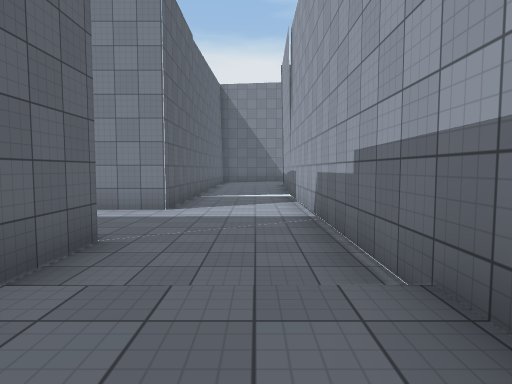
View 1 (above)

24 first-person views from a walk through a 3-D level made in the Unity game engine. The camera is 1.4 m above the floor, tilts 4° down and sees 75° across. The floor is counted in squares, 2 m on a side. Each view is taken from the middle of a square. On the plan, view 1 faces up. The plan holds only what a view shows up to about 10 squares ahead; the rest is blank. The place goes on beyond the plan. The player is left out. Surface patterns are stand-ins for the level's own textures.

View 2
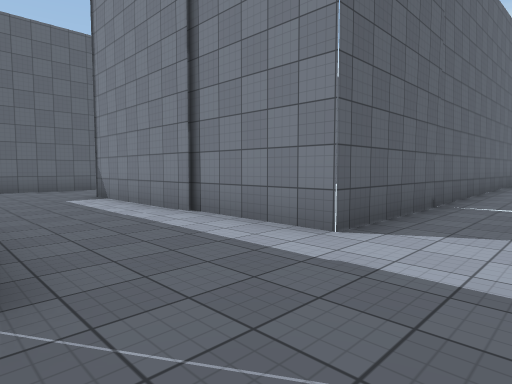

View 3
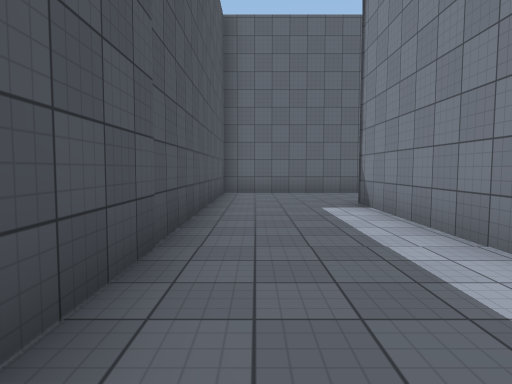

View 4
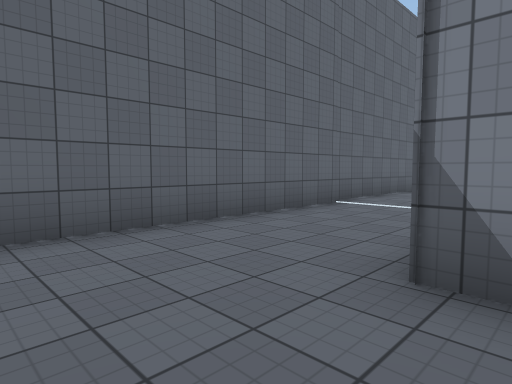

View 5
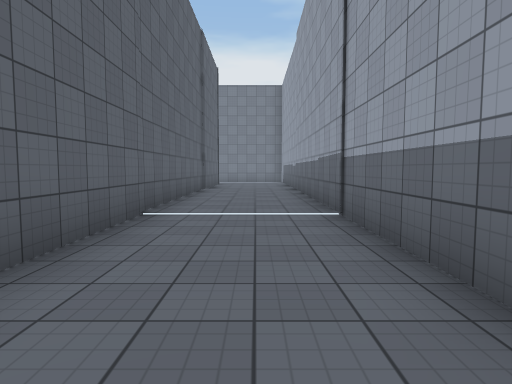

View 6
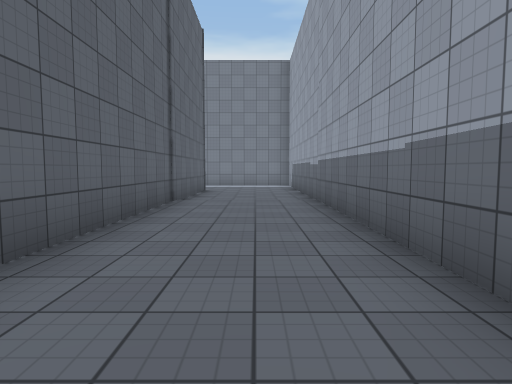

View 7
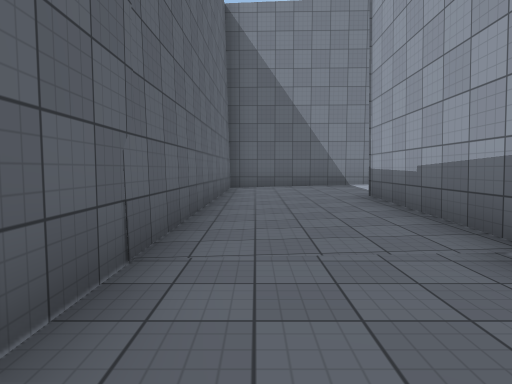

View 8
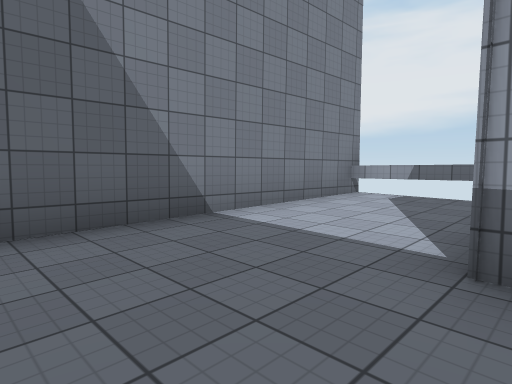

View 9
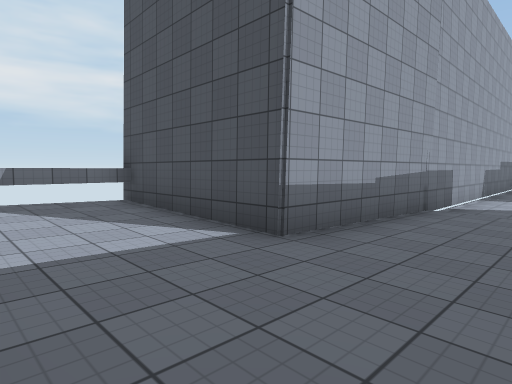

View 10
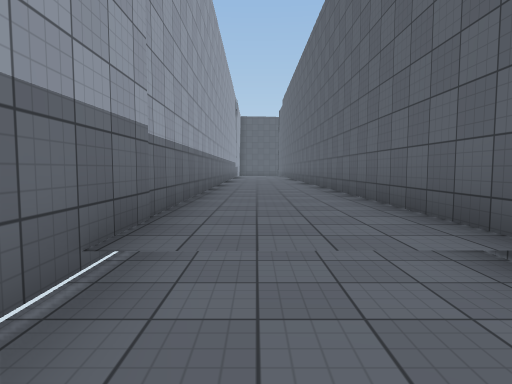

View 11
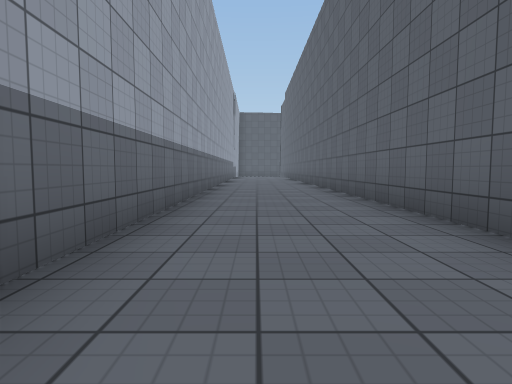

View 12
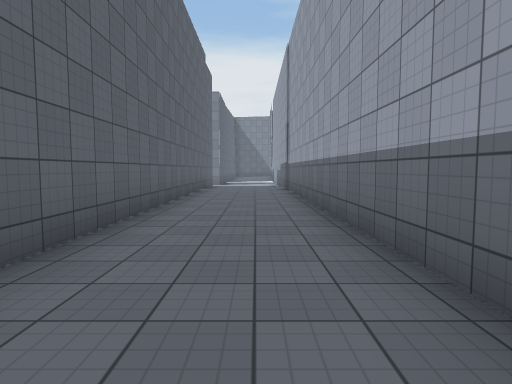

View 13
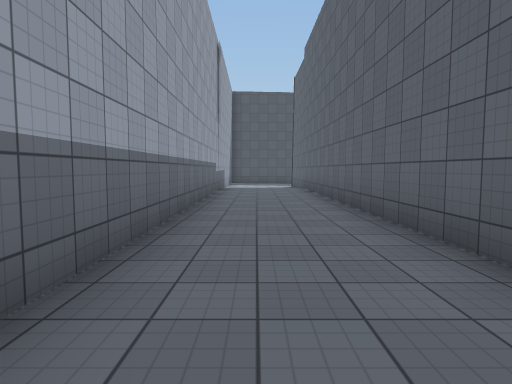

View 14
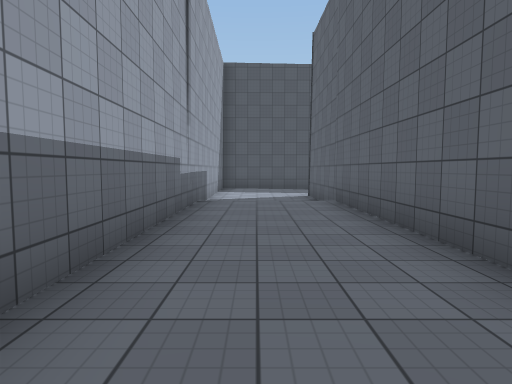

View 15
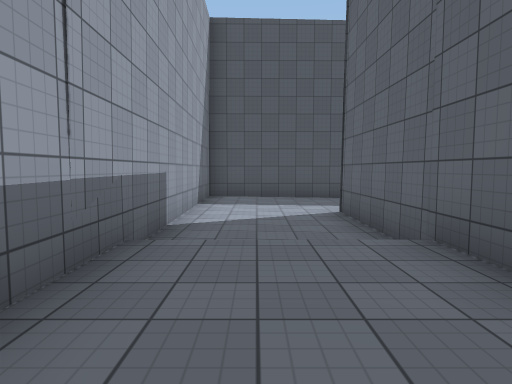

View 16
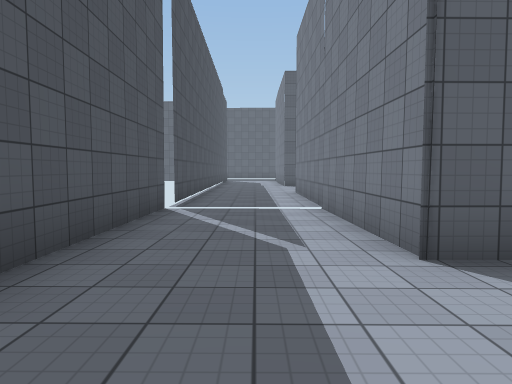

View 17
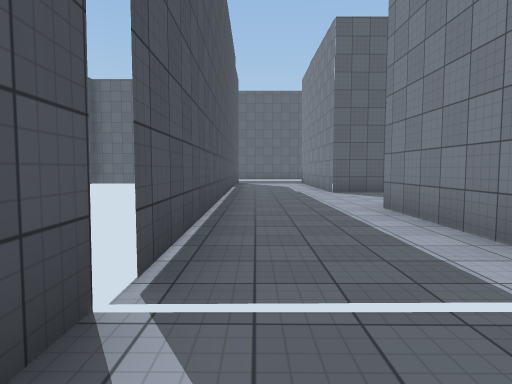

View 18
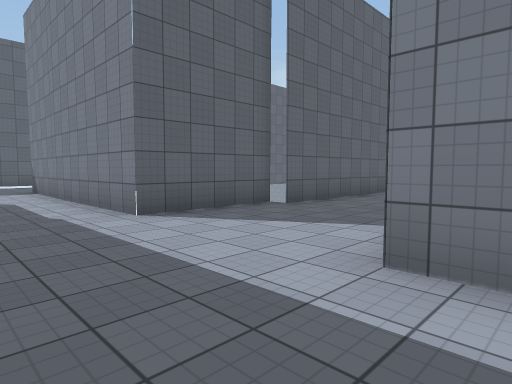

View 19
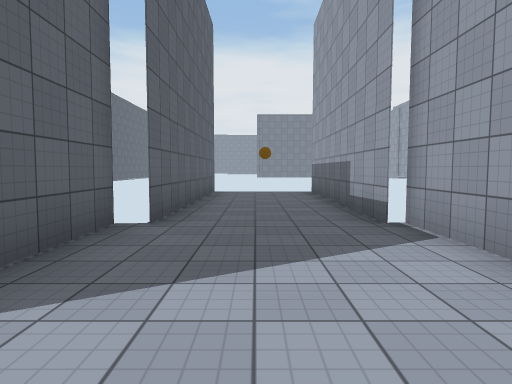

View 20
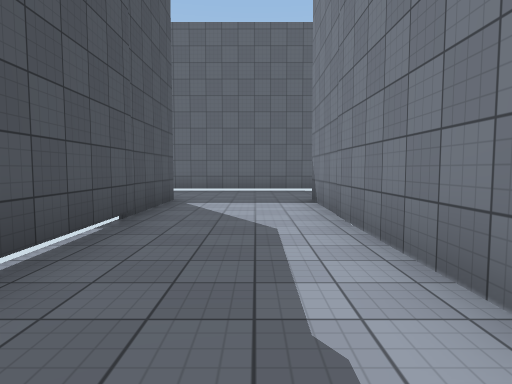

View 21
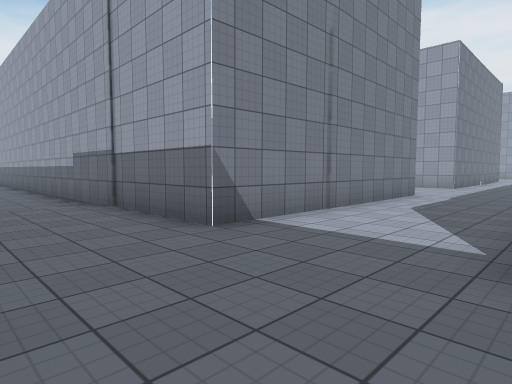

View 22
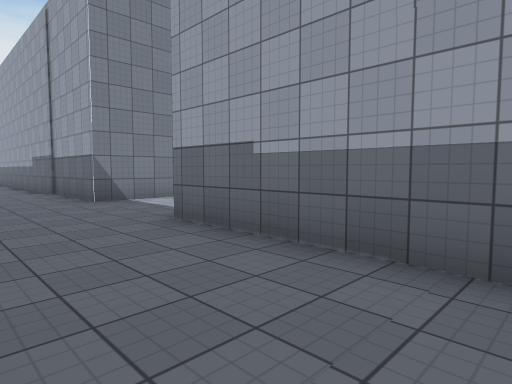

View 23
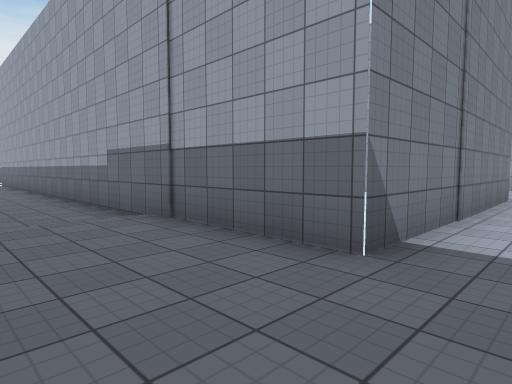

View 24
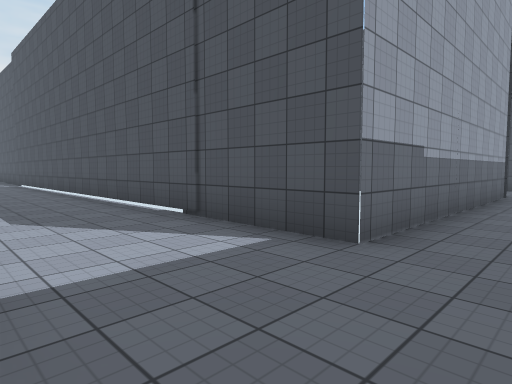

### Floor plan
Key: @ floor where view 1 was taken; # wall or solid block; x gap in a wall; . main floor; : floor 0.25 m higher than the main floor; + floor 0.5 m higher than the main floor; * floor 0.75 m higher than the main floor; / step, stairs or slope; ^ raised ledge.
Columns run from 23 left of view 1 to 5 right of it. Each row starts with its distance up from view 1.
 20            #...#
 19            #...#
 18            #...#     #######
 17            #:::#     #++++**^
 16            #:::#     #+++++*^
 15            #:::#     #+++++*^
 14            #:::#     #:++###^
 13            #:::#     #::+
 12            #:::#     #::#
 11            #:::#     #::#
 10            #...#     #..#
  9            #...#     #..#
  8            #...#  ####..#
  7            #...####.....#
  6            #............#
  5            #............#
  4            ###########..#
  3                      #..#
  2                      #//#
  1                      #++#
  0                      #+@#
 -1                      #+++
 -2                      #+++
 -3                      #+++
 -4                      #+++
 -5                      #+++
 -6                      #+++
 -7                      #+++
 -8                      #+++
 -9                      #+++#
-10                      #+++#
-11   .#                 #+++#
-12   .#                 #+++#
-13  ..#     #...x       #+++#
-14  ..#     #...#       #+++#
-15  ..#     #...#       #+++#
-16  ..#     #...#       #+++#
-17  ..#     #...#       #+++#
-18  //#     #...#       #+++#
-19 ...#     #...#       #:::#
-20 ...#     #...#       #:::#
-21 ...#######...#########:::#
-22 ....................:::::#
-23 ....................:::::#
-24 ...................::::::#
-25 ...#######################
-26 ...#
-27 ...#
-28 ...#
-29 ...#

Positions as (right, up) in squares from view 1, and headings:
1: (0, 0), facing up
2: (0, 4), facing up-left
3: (-2, 5), facing left
4: (-8, 5), facing up-left
5: (-10, 6), facing up
6: (-10, 10), facing up
7: (-1, 8), facing up
8: (-1, 14), facing up-right
9: (-1, 17), facing down-right
10: (0, 4), facing down
11: (0, 2), facing down
12: (0, -11), facing up
13: (0, -6), facing down
14: (0, -11), facing down
15: (0, -15), facing down
16: (1, -23), facing left
17: (-4, -24), facing left
18: (-9, -24), facing up-left
19: (-12, -23), facing up
20: (-13, -23), facing left
21: (-23, -25), facing up-right
22: (-23, -29), facing up-right
23: (-23, -23), facing up-right
24: (-22, -22), facing down-right
